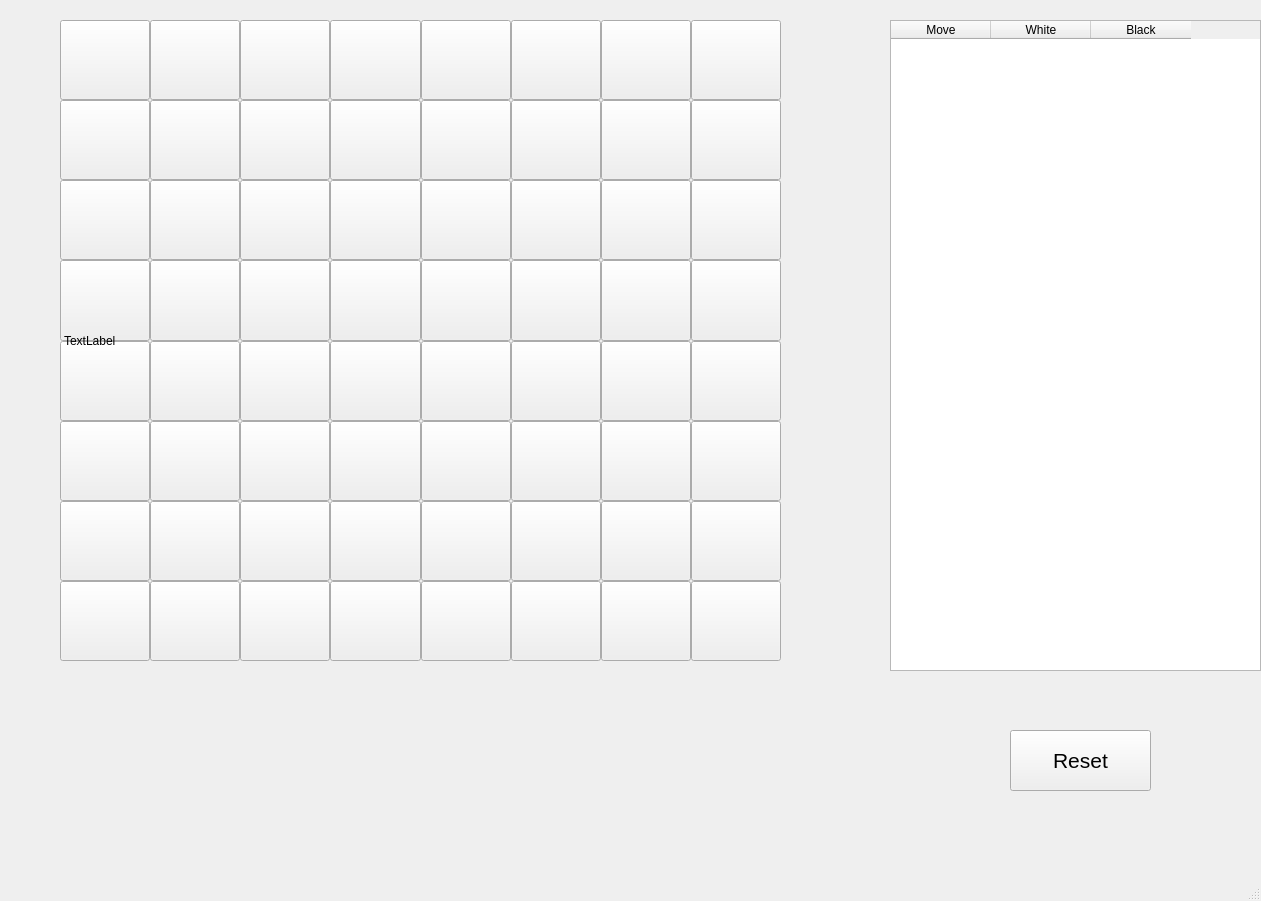
<?xml version="1.0" encoding="UTF-8"?>
<ui version="4.0">
 <class>MainWindow</class>
 <widget class="QMainWindow" name="MainWindow">
  <property name="geometry">
   <rect>
    <x>0</x>
    <y>0</y>
    <width>1261</width>
    <height>901</height>
   </rect>
  </property>
  <property name="windowTitle">
   <string>Chess</string>
  </property>
  <widget class="QWidget" name="centralwidget">
   <widget class="QWidget" name="gridLayoutWidget">
    <property name="geometry">
     <rect>
      <x>60</x>
      <y>20</y>
      <width>721</width>
      <height>641</height>
     </rect>
    </property>
    <layout class="QGridLayout" name="gridLayout">
     <property name="spacing">
      <number>0</number>
     </property>
     <item row="1" column="3">
      <widget class="QPushButton" name="pushButton_31">
       <property name="sizePolicy">
        <sizepolicy hsizetype="Minimum" vsizetype="Minimum">
         <horstretch>0</horstretch>
         <verstretch>0</verstretch>
        </sizepolicy>
       </property>
       <property name="minimumSize">
        <size>
         <width>50</width>
         <height>50</height>
        </size>
       </property>
       <property name="maximumSize">
        <size>
         <width>100</width>
         <height>100</height>
        </size>
       </property>
       <property name="text">
        <string/>
       </property>
      </widget>
     </item>
     <item row="6" column="7">
      <widget class="QPushButton" name="pushButton_58">
       <property name="sizePolicy">
        <sizepolicy hsizetype="Minimum" vsizetype="Minimum">
         <horstretch>0</horstretch>
         <verstretch>0</verstretch>
        </sizepolicy>
       </property>
       <property name="minimumSize">
        <size>
         <width>50</width>
         <height>50</height>
        </size>
       </property>
       <property name="maximumSize">
        <size>
         <width>100</width>
         <height>100</height>
        </size>
       </property>
       <property name="text">
        <string/>
       </property>
      </widget>
     </item>
     <item row="0" column="3">
      <widget class="QPushButton" name="pushButton_32">
       <property name="sizePolicy">
        <sizepolicy hsizetype="Minimum" vsizetype="Minimum">
         <horstretch>0</horstretch>
         <verstretch>0</verstretch>
        </sizepolicy>
       </property>
       <property name="minimumSize">
        <size>
         <width>50</width>
         <height>50</height>
        </size>
       </property>
       <property name="maximumSize">
        <size>
         <width>100</width>
         <height>100</height>
        </size>
       </property>
       <property name="text">
        <string/>
       </property>
      </widget>
     </item>
     <item row="4" column="4">
      <widget class="QPushButton" name="pushButton_36">
       <property name="sizePolicy">
        <sizepolicy hsizetype="Minimum" vsizetype="Minimum">
         <horstretch>0</horstretch>
         <verstretch>0</verstretch>
        </sizepolicy>
       </property>
       <property name="minimumSize">
        <size>
         <width>50</width>
         <height>50</height>
        </size>
       </property>
       <property name="maximumSize">
        <size>
         <width>100</width>
         <height>100</height>
        </size>
       </property>
       <property name="text">
        <string/>
       </property>
      </widget>
     </item>
     <item row="0" column="5">
      <widget class="QPushButton" name="pushButton_48">
       <property name="sizePolicy">
        <sizepolicy hsizetype="Minimum" vsizetype="Minimum">
         <horstretch>0</horstretch>
         <verstretch>0</verstretch>
        </sizepolicy>
       </property>
       <property name="minimumSize">
        <size>
         <width>50</width>
         <height>50</height>
        </size>
       </property>
       <property name="maximumSize">
        <size>
         <width>100</width>
         <height>100</height>
        </size>
       </property>
       <property name="text">
        <string/>
       </property>
      </widget>
     </item>
     <item row="6" column="3">
      <widget class="QPushButton" name="pushButton_26">
       <property name="sizePolicy">
        <sizepolicy hsizetype="Minimum" vsizetype="Minimum">
         <horstretch>0</horstretch>
         <verstretch>0</verstretch>
        </sizepolicy>
       </property>
       <property name="minimumSize">
        <size>
         <width>50</width>
         <height>50</height>
        </size>
       </property>
       <property name="maximumSize">
        <size>
         <width>100</width>
         <height>100</height>
        </size>
       </property>
       <property name="text">
        <string/>
       </property>
      </widget>
     </item>
     <item row="1" column="6">
      <widget class="QPushButton" name="pushButton_55">
       <property name="sizePolicy">
        <sizepolicy hsizetype="Minimum" vsizetype="Minimum">
         <horstretch>0</horstretch>
         <verstretch>0</verstretch>
        </sizepolicy>
       </property>
       <property name="minimumSize">
        <size>
         <width>50</width>
         <height>50</height>
        </size>
       </property>
       <property name="maximumSize">
        <size>
         <width>100</width>
         <height>100</height>
        </size>
       </property>
       <property name="text">
        <string/>
       </property>
      </widget>
     </item>
     <item row="2" column="3">
      <widget class="QPushButton" name="pushButton_30">
       <property name="sizePolicy">
        <sizepolicy hsizetype="Minimum" vsizetype="Minimum">
         <horstretch>0</horstretch>
         <verstretch>0</verstretch>
        </sizepolicy>
       </property>
       <property name="minimumSize">
        <size>
         <width>50</width>
         <height>50</height>
        </size>
       </property>
       <property name="maximumSize">
        <size>
         <width>100</width>
         <height>100</height>
        </size>
       </property>
       <property name="text">
        <string/>
       </property>
      </widget>
     </item>
     <item row="7" column="7">
      <widget class="QPushButton" name="pushButton_57">
       <property name="sizePolicy">
        <sizepolicy hsizetype="Minimum" vsizetype="Minimum">
         <horstretch>0</horstretch>
         <verstretch>0</verstretch>
        </sizepolicy>
       </property>
       <property name="minimumSize">
        <size>
         <width>50</width>
         <height>50</height>
        </size>
       </property>
       <property name="maximumSize">
        <size>
         <width>100</width>
         <height>100</height>
        </size>
       </property>
       <property name="text">
        <string/>
       </property>
      </widget>
     </item>
     <item row="2" column="7">
      <widget class="QPushButton" name="pushButton_62">
       <property name="sizePolicy">
        <sizepolicy hsizetype="Minimum" vsizetype="Minimum">
         <horstretch>0</horstretch>
         <verstretch>0</verstretch>
        </sizepolicy>
       </property>
       <property name="minimumSize">
        <size>
         <width>50</width>
         <height>50</height>
        </size>
       </property>
       <property name="maximumSize">
        <size>
         <width>100</width>
         <height>100</height>
        </size>
       </property>
       <property name="text">
        <string/>
       </property>
      </widget>
     </item>
     <item row="5" column="7">
      <widget class="QPushButton" name="pushButton_59">
       <property name="sizePolicy">
        <sizepolicy hsizetype="Minimum" vsizetype="Minimum">
         <horstretch>0</horstretch>
         <verstretch>0</verstretch>
        </sizepolicy>
       </property>
       <property name="minimumSize">
        <size>
         <width>50</width>
         <height>50</height>
        </size>
       </property>
       <property name="maximumSize">
        <size>
         <width>100</width>
         <height>100</height>
        </size>
       </property>
       <property name="text">
        <string/>
       </property>
      </widget>
     </item>
     <item row="4" column="3">
      <widget class="QPushButton" name="pushButton_28">
       <property name="sizePolicy">
        <sizepolicy hsizetype="Minimum" vsizetype="Minimum">
         <horstretch>0</horstretch>
         <verstretch>0</verstretch>
        </sizepolicy>
       </property>
       <property name="minimumSize">
        <size>
         <width>50</width>
         <height>50</height>
        </size>
       </property>
       <property name="maximumSize">
        <size>
         <width>100</width>
         <height>100</height>
        </size>
       </property>
       <property name="text">
        <string/>
       </property>
      </widget>
     </item>
     <item row="2" column="5">
      <widget class="QPushButton" name="pushButton_46">
       <property name="sizePolicy">
        <sizepolicy hsizetype="Minimum" vsizetype="Minimum">
         <horstretch>0</horstretch>
         <verstretch>0</verstretch>
        </sizepolicy>
       </property>
       <property name="minimumSize">
        <size>
         <width>50</width>
         <height>50</height>
        </size>
       </property>
       <property name="maximumSize">
        <size>
         <width>100</width>
         <height>100</height>
        </size>
       </property>
       <property name="text">
        <string/>
       </property>
      </widget>
     </item>
     <item row="5" column="3">
      <widget class="QPushButton" name="pushButton_27">
       <property name="sizePolicy">
        <sizepolicy hsizetype="Minimum" vsizetype="Minimum">
         <horstretch>0</horstretch>
         <verstretch>0</verstretch>
        </sizepolicy>
       </property>
       <property name="minimumSize">
        <size>
         <width>50</width>
         <height>50</height>
        </size>
       </property>
       <property name="maximumSize">
        <size>
         <width>100</width>
         <height>100</height>
        </size>
       </property>
       <property name="text">
        <string/>
       </property>
      </widget>
     </item>
     <item row="4" column="6">
      <widget class="QPushButton" name="pushButton_52">
       <property name="sizePolicy">
        <sizepolicy hsizetype="Minimum" vsizetype="Minimum">
         <horstretch>0</horstretch>
         <verstretch>0</verstretch>
        </sizepolicy>
       </property>
       <property name="minimumSize">
        <size>
         <width>50</width>
         <height>50</height>
        </size>
       </property>
       <property name="maximumSize">
        <size>
         <width>100</width>
         <height>100</height>
        </size>
       </property>
       <property name="text">
        <string/>
       </property>
      </widget>
     </item>
     <item row="0" column="6">
      <widget class="QPushButton" name="pushButton_56">
       <property name="sizePolicy">
        <sizepolicy hsizetype="Minimum" vsizetype="Minimum">
         <horstretch>0</horstretch>
         <verstretch>0</verstretch>
        </sizepolicy>
       </property>
       <property name="minimumSize">
        <size>
         <width>50</width>
         <height>50</height>
        </size>
       </property>
       <property name="maximumSize">
        <size>
         <width>100</width>
         <height>100</height>
        </size>
       </property>
       <property name="text">
        <string/>
       </property>
      </widget>
     </item>
     <item row="7" column="0">
      <widget class="QPushButton" name="pushButton_1">
       <property name="sizePolicy">
        <sizepolicy hsizetype="Minimum" vsizetype="Minimum">
         <horstretch>0</horstretch>
         <verstretch>0</verstretch>
        </sizepolicy>
       </property>
       <property name="minimumSize">
        <size>
         <width>50</width>
         <height>50</height>
        </size>
       </property>
       <property name="maximumSize">
        <size>
         <width>100</width>
         <height>100</height>
        </size>
       </property>
       <property name="text">
        <string/>
       </property>
      </widget>
     </item>
     <item row="7" column="3">
      <widget class="QPushButton" name="pushButton_25">
       <property name="sizePolicy">
        <sizepolicy hsizetype="Minimum" vsizetype="Minimum">
         <horstretch>0</horstretch>
         <verstretch>0</verstretch>
        </sizepolicy>
       </property>
       <property name="minimumSize">
        <size>
         <width>50</width>
         <height>50</height>
        </size>
       </property>
       <property name="maximumSize">
        <size>
         <width>100</width>
         <height>100</height>
        </size>
       </property>
       <property name="text">
        <string/>
       </property>
      </widget>
     </item>
     <item row="5" column="4">
      <widget class="QPushButton" name="pushButton_35">
       <property name="sizePolicy">
        <sizepolicy hsizetype="Minimum" vsizetype="Minimum">
         <horstretch>0</horstretch>
         <verstretch>0</verstretch>
        </sizepolicy>
       </property>
       <property name="minimumSize">
        <size>
         <width>50</width>
         <height>50</height>
        </size>
       </property>
       <property name="maximumSize">
        <size>
         <width>100</width>
         <height>100</height>
        </size>
       </property>
       <property name="text">
        <string/>
       </property>
      </widget>
     </item>
     <item row="4" column="0">
      <widget class="QPushButton" name="pushButton_4">
       <property name="sizePolicy">
        <sizepolicy hsizetype="Minimum" vsizetype="Minimum">
         <horstretch>0</horstretch>
         <verstretch>0</verstretch>
        </sizepolicy>
       </property>
       <property name="minimumSize">
        <size>
         <width>50</width>
         <height>50</height>
        </size>
       </property>
       <property name="maximumSize">
        <size>
         <width>100</width>
         <height>100</height>
        </size>
       </property>
       <property name="text">
        <string/>
       </property>
      </widget>
     </item>
     <item row="6" column="2">
      <widget class="QPushButton" name="pushButton_18">
       <property name="sizePolicy">
        <sizepolicy hsizetype="Minimum" vsizetype="Minimum">
         <horstretch>0</horstretch>
         <verstretch>0</verstretch>
        </sizepolicy>
       </property>
       <property name="minimumSize">
        <size>
         <width>50</width>
         <height>50</height>
        </size>
       </property>
       <property name="maximumSize">
        <size>
         <width>100</width>
         <height>100</height>
        </size>
       </property>
       <property name="text">
        <string/>
       </property>
      </widget>
     </item>
     <item row="7" column="5">
      <widget class="QPushButton" name="pushButton_41">
       <property name="sizePolicy">
        <sizepolicy hsizetype="Minimum" vsizetype="Minimum">
         <horstretch>0</horstretch>
         <verstretch>0</verstretch>
        </sizepolicy>
       </property>
       <property name="minimumSize">
        <size>
         <width>50</width>
         <height>50</height>
        </size>
       </property>
       <property name="maximumSize">
        <size>
         <width>100</width>
         <height>100</height>
        </size>
       </property>
       <property name="text">
        <string/>
       </property>
      </widget>
     </item>
     <item row="3" column="4">
      <widget class="QPushButton" name="pushButton_37">
       <property name="sizePolicy">
        <sizepolicy hsizetype="Minimum" vsizetype="Minimum">
         <horstretch>0</horstretch>
         <verstretch>0</verstretch>
        </sizepolicy>
       </property>
       <property name="minimumSize">
        <size>
         <width>50</width>
         <height>50</height>
        </size>
       </property>
       <property name="maximumSize">
        <size>
         <width>100</width>
         <height>100</height>
        </size>
       </property>
       <property name="text">
        <string/>
       </property>
      </widget>
     </item>
     <item row="2" column="6">
      <widget class="QPushButton" name="pushButton_54">
       <property name="sizePolicy">
        <sizepolicy hsizetype="Minimum" vsizetype="Minimum">
         <horstretch>0</horstretch>
         <verstretch>0</verstretch>
        </sizepolicy>
       </property>
       <property name="minimumSize">
        <size>
         <width>50</width>
         <height>50</height>
        </size>
       </property>
       <property name="maximumSize">
        <size>
         <width>100</width>
         <height>100</height>
        </size>
       </property>
       <property name="text">
        <string/>
       </property>
      </widget>
     </item>
     <item row="0" column="2">
      <widget class="QPushButton" name="pushButton_24">
       <property name="sizePolicy">
        <sizepolicy hsizetype="Minimum" vsizetype="Minimum">
         <horstretch>0</horstretch>
         <verstretch>0</verstretch>
        </sizepolicy>
       </property>
       <property name="minimumSize">
        <size>
         <width>50</width>
         <height>50</height>
        </size>
       </property>
       <property name="maximumSize">
        <size>
         <width>100</width>
         <height>100</height>
        </size>
       </property>
       <property name="text">
        <string/>
       </property>
      </widget>
     </item>
     <item row="1" column="2">
      <widget class="QPushButton" name="pushButton_23">
       <property name="sizePolicy">
        <sizepolicy hsizetype="Minimum" vsizetype="Minimum">
         <horstretch>0</horstretch>
         <verstretch>0</verstretch>
        </sizepolicy>
       </property>
       <property name="minimumSize">
        <size>
         <width>50</width>
         <height>50</height>
        </size>
       </property>
       <property name="maximumSize">
        <size>
         <width>100</width>
         <height>100</height>
        </size>
       </property>
       <property name="text">
        <string/>
       </property>
      </widget>
     </item>
     <item row="3" column="6">
      <widget class="QPushButton" name="pushButton_53">
       <property name="sizePolicy">
        <sizepolicy hsizetype="Minimum" vsizetype="Minimum">
         <horstretch>0</horstretch>
         <verstretch>0</verstretch>
        </sizepolicy>
       </property>
       <property name="minimumSize">
        <size>
         <width>50</width>
         <height>50</height>
        </size>
       </property>
       <property name="maximumSize">
        <size>
         <width>100</width>
         <height>100</height>
        </size>
       </property>
       <property name="text">
        <string/>
       </property>
      </widget>
     </item>
     <item row="5" column="6">
      <widget class="QPushButton" name="pushButton_51">
       <property name="sizePolicy">
        <sizepolicy hsizetype="Minimum" vsizetype="Minimum">
         <horstretch>0</horstretch>
         <verstretch>0</verstretch>
        </sizepolicy>
       </property>
       <property name="minimumSize">
        <size>
         <width>50</width>
         <height>50</height>
        </size>
       </property>
       <property name="maximumSize">
        <size>
         <width>100</width>
         <height>100</height>
        </size>
       </property>
       <property name="text">
        <string/>
       </property>
      </widget>
     </item>
     <item row="6" column="6">
      <widget class="QPushButton" name="pushButton_50">
       <property name="sizePolicy">
        <sizepolicy hsizetype="Minimum" vsizetype="Minimum">
         <horstretch>0</horstretch>
         <verstretch>0</verstretch>
        </sizepolicy>
       </property>
       <property name="minimumSize">
        <size>
         <width>50</width>
         <height>50</height>
        </size>
       </property>
       <property name="maximumSize">
        <size>
         <width>100</width>
         <height>100</height>
        </size>
       </property>
       <property name="text">
        <string/>
       </property>
      </widget>
     </item>
     <item row="4" column="2">
      <widget class="QPushButton" name="pushButton_20">
       <property name="sizePolicy">
        <sizepolicy hsizetype="Minimum" vsizetype="Minimum">
         <horstretch>0</horstretch>
         <verstretch>0</verstretch>
        </sizepolicy>
       </property>
       <property name="minimumSize">
        <size>
         <width>50</width>
         <height>50</height>
        </size>
       </property>
       <property name="maximumSize">
        <size>
         <width>100</width>
         <height>100</height>
        </size>
       </property>
       <property name="text">
        <string/>
       </property>
      </widget>
     </item>
     <item row="5" column="5">
      <widget class="QPushButton" name="pushButton_43">
       <property name="sizePolicy">
        <sizepolicy hsizetype="Minimum" vsizetype="Minimum">
         <horstretch>0</horstretch>
         <verstretch>0</verstretch>
        </sizepolicy>
       </property>
       <property name="minimumSize">
        <size>
         <width>50</width>
         <height>50</height>
        </size>
       </property>
       <property name="maximumSize">
        <size>
         <width>100</width>
         <height>100</height>
        </size>
       </property>
       <property name="text">
        <string/>
       </property>
      </widget>
     </item>
     <item row="7" column="4">
      <widget class="QPushButton" name="pushButton_33">
       <property name="sizePolicy">
        <sizepolicy hsizetype="Minimum" vsizetype="Minimum">
         <horstretch>0</horstretch>
         <verstretch>0</verstretch>
        </sizepolicy>
       </property>
       <property name="minimumSize">
        <size>
         <width>50</width>
         <height>50</height>
        </size>
       </property>
       <property name="maximumSize">
        <size>
         <width>100</width>
         <height>100</height>
        </size>
       </property>
       <property name="text">
        <string/>
       </property>
      </widget>
     </item>
     <item row="1" column="5">
      <widget class="QPushButton" name="pushButton_47">
       <property name="sizePolicy">
        <sizepolicy hsizetype="Minimum" vsizetype="Minimum">
         <horstretch>0</horstretch>
         <verstretch>0</verstretch>
        </sizepolicy>
       </property>
       <property name="minimumSize">
        <size>
         <width>50</width>
         <height>50</height>
        </size>
       </property>
       <property name="maximumSize">
        <size>
         <width>100</width>
         <height>100</height>
        </size>
       </property>
       <property name="text">
        <string/>
       </property>
      </widget>
     </item>
     <item row="7" column="6">
      <widget class="QPushButton" name="pushButton_49">
       <property name="sizePolicy">
        <sizepolicy hsizetype="Minimum" vsizetype="Minimum">
         <horstretch>0</horstretch>
         <verstretch>0</verstretch>
        </sizepolicy>
       </property>
       <property name="minimumSize">
        <size>
         <width>50</width>
         <height>50</height>
        </size>
       </property>
       <property name="maximumSize">
        <size>
         <width>100</width>
         <height>100</height>
        </size>
       </property>
       <property name="text">
        <string/>
       </property>
      </widget>
     </item>
     <item row="1" column="1">
      <widget class="QPushButton" name="pushButton_15">
       <property name="sizePolicy">
        <sizepolicy hsizetype="Minimum" vsizetype="Minimum">
         <horstretch>0</horstretch>
         <verstretch>0</verstretch>
        </sizepolicy>
       </property>
       <property name="minimumSize">
        <size>
         <width>50</width>
         <height>50</height>
        </size>
       </property>
       <property name="maximumSize">
        <size>
         <width>100</width>
         <height>100</height>
        </size>
       </property>
       <property name="text">
        <string/>
       </property>
      </widget>
     </item>
     <item row="4" column="5">
      <widget class="QPushButton" name="pushButton_44">
       <property name="sizePolicy">
        <sizepolicy hsizetype="Minimum" vsizetype="Minimum">
         <horstretch>0</horstretch>
         <verstretch>0</verstretch>
        </sizepolicy>
       </property>
       <property name="minimumSize">
        <size>
         <width>50</width>
         <height>50</height>
        </size>
       </property>
       <property name="maximumSize">
        <size>
         <width>100</width>
         <height>100</height>
        </size>
       </property>
       <property name="text">
        <string/>
       </property>
      </widget>
     </item>
     <item row="0" column="4">
      <widget class="QPushButton" name="pushButton_40">
       <property name="sizePolicy">
        <sizepolicy hsizetype="Minimum" vsizetype="Minimum">
         <horstretch>0</horstretch>
         <verstretch>0</verstretch>
        </sizepolicy>
       </property>
       <property name="minimumSize">
        <size>
         <width>50</width>
         <height>50</height>
        </size>
       </property>
       <property name="maximumSize">
        <size>
         <width>100</width>
         <height>100</height>
        </size>
       </property>
       <property name="text">
        <string/>
       </property>
      </widget>
     </item>
     <item row="3" column="5">
      <widget class="QPushButton" name="pushButton_45">
       <property name="sizePolicy">
        <sizepolicy hsizetype="Minimum" vsizetype="Minimum">
         <horstretch>0</horstretch>
         <verstretch>0</verstretch>
        </sizepolicy>
       </property>
       <property name="minimumSize">
        <size>
         <width>50</width>
         <height>50</height>
        </size>
       </property>
       <property name="maximumSize">
        <size>
         <width>100</width>
         <height>100</height>
        </size>
       </property>
       <property name="text">
        <string/>
       </property>
      </widget>
     </item>
     <item row="7" column="2">
      <widget class="QPushButton" name="pushButton_17">
       <property name="sizePolicy">
        <sizepolicy hsizetype="Minimum" vsizetype="Minimum">
         <horstretch>0</horstretch>
         <verstretch>0</verstretch>
        </sizepolicy>
       </property>
       <property name="minimumSize">
        <size>
         <width>50</width>
         <height>50</height>
        </size>
       </property>
       <property name="maximumSize">
        <size>
         <width>100</width>
         <height>100</height>
        </size>
       </property>
       <property name="text">
        <string/>
       </property>
      </widget>
     </item>
     <item row="6" column="4">
      <widget class="QPushButton" name="pushButton_34">
       <property name="sizePolicy">
        <sizepolicy hsizetype="Minimum" vsizetype="Minimum">
         <horstretch>0</horstretch>
         <verstretch>0</verstretch>
        </sizepolicy>
       </property>
       <property name="minimumSize">
        <size>
         <width>50</width>
         <height>50</height>
        </size>
       </property>
       <property name="maximumSize">
        <size>
         <width>100</width>
         <height>100</height>
        </size>
       </property>
       <property name="text">
        <string/>
       </property>
      </widget>
     </item>
     <item row="3" column="7">
      <widget class="QPushButton" name="pushButton_61">
       <property name="sizePolicy">
        <sizepolicy hsizetype="Minimum" vsizetype="Minimum">
         <horstretch>0</horstretch>
         <verstretch>0</verstretch>
        </sizepolicy>
       </property>
       <property name="minimumSize">
        <size>
         <width>50</width>
         <height>50</height>
        </size>
       </property>
       <property name="maximumSize">
        <size>
         <width>100</width>
         <height>100</height>
        </size>
       </property>
       <property name="text">
        <string/>
       </property>
      </widget>
     </item>
     <item row="0" column="1">
      <widget class="QPushButton" name="pushButton_16">
       <property name="sizePolicy">
        <sizepolicy hsizetype="Minimum" vsizetype="Minimum">
         <horstretch>0</horstretch>
         <verstretch>0</verstretch>
        </sizepolicy>
       </property>
       <property name="minimumSize">
        <size>
         <width>50</width>
         <height>50</height>
        </size>
       </property>
       <property name="maximumSize">
        <size>
         <width>100</width>
         <height>100</height>
        </size>
       </property>
       <property name="text">
        <string/>
       </property>
      </widget>
     </item>
     <item row="3" column="0">
      <widget class="QPushButton" name="pushButton_5">
       <property name="sizePolicy">
        <sizepolicy hsizetype="Minimum" vsizetype="Minimum">
         <horstretch>0</horstretch>
         <verstretch>0</verstretch>
        </sizepolicy>
       </property>
       <property name="minimumSize">
        <size>
         <width>50</width>
         <height>50</height>
        </size>
       </property>
       <property name="maximumSize">
        <size>
         <width>100</width>
         <height>100</height>
        </size>
       </property>
       <property name="text">
        <string/>
       </property>
      </widget>
     </item>
     <item row="6" column="5">
      <widget class="QPushButton" name="pushButton_42">
       <property name="sizePolicy">
        <sizepolicy hsizetype="Minimum" vsizetype="Minimum">
         <horstretch>0</horstretch>
         <verstretch>0</verstretch>
        </sizepolicy>
       </property>
       <property name="minimumSize">
        <size>
         <width>50</width>
         <height>50</height>
        </size>
       </property>
       <property name="maximumSize">
        <size>
         <width>100</width>
         <height>100</height>
        </size>
       </property>
       <property name="text">
        <string/>
       </property>
      </widget>
     </item>
     <item row="3" column="2">
      <widget class="QPushButton" name="pushButton_21">
       <property name="sizePolicy">
        <sizepolicy hsizetype="Minimum" vsizetype="Minimum">
         <horstretch>0</horstretch>
         <verstretch>0</verstretch>
        </sizepolicy>
       </property>
       <property name="minimumSize">
        <size>
         <width>50</width>
         <height>50</height>
        </size>
       </property>
       <property name="maximumSize">
        <size>
         <width>100</width>
         <height>100</height>
        </size>
       </property>
       <property name="text">
        <string/>
       </property>
      </widget>
     </item>
     <item row="1" column="7">
      <widget class="QPushButton" name="pushButton_63">
       <property name="sizePolicy">
        <sizepolicy hsizetype="Minimum" vsizetype="Minimum">
         <horstretch>0</horstretch>
         <verstretch>0</verstretch>
        </sizepolicy>
       </property>
       <property name="minimumSize">
        <size>
         <width>50</width>
         <height>50</height>
        </size>
       </property>
       <property name="maximumSize">
        <size>
         <width>100</width>
         <height>100</height>
        </size>
       </property>
       <property name="text">
        <string/>
       </property>
      </widget>
     </item>
     <item row="7" column="1">
      <widget class="QPushButton" name="pushButton_9">
       <property name="sizePolicy">
        <sizepolicy hsizetype="Minimum" vsizetype="Minimum">
         <horstretch>0</horstretch>
         <verstretch>0</verstretch>
        </sizepolicy>
       </property>
       <property name="minimumSize">
        <size>
         <width>50</width>
         <height>50</height>
        </size>
       </property>
       <property name="maximumSize">
        <size>
         <width>100</width>
         <height>100</height>
        </size>
       </property>
       <property name="text">
        <string/>
       </property>
      </widget>
     </item>
     <item row="2" column="4">
      <widget class="QPushButton" name="pushButton_38">
       <property name="sizePolicy">
        <sizepolicy hsizetype="Minimum" vsizetype="Minimum">
         <horstretch>0</horstretch>
         <verstretch>0</verstretch>
        </sizepolicy>
       </property>
       <property name="minimumSize">
        <size>
         <width>50</width>
         <height>50</height>
        </size>
       </property>
       <property name="maximumSize">
        <size>
         <width>100</width>
         <height>100</height>
        </size>
       </property>
       <property name="text">
        <string/>
       </property>
      </widget>
     </item>
     <item row="4" column="7">
      <widget class="QPushButton" name="pushButton_60">
       <property name="sizePolicy">
        <sizepolicy hsizetype="Minimum" vsizetype="Minimum">
         <horstretch>0</horstretch>
         <verstretch>0</verstretch>
        </sizepolicy>
       </property>
       <property name="minimumSize">
        <size>
         <width>50</width>
         <height>50</height>
        </size>
       </property>
       <property name="maximumSize">
        <size>
         <width>100</width>
         <height>100</height>
        </size>
       </property>
       <property name="text">
        <string/>
       </property>
      </widget>
     </item>
     <item row="2" column="0">
      <widget class="QPushButton" name="pushButton_6">
       <property name="sizePolicy">
        <sizepolicy hsizetype="Minimum" vsizetype="Minimum">
         <horstretch>0</horstretch>
         <verstretch>0</verstretch>
        </sizepolicy>
       </property>
       <property name="minimumSize">
        <size>
         <width>50</width>
         <height>50</height>
        </size>
       </property>
       <property name="maximumSize">
        <size>
         <width>100</width>
         <height>100</height>
        </size>
       </property>
       <property name="text">
        <string/>
       </property>
      </widget>
     </item>
     <item row="3" column="3">
      <widget class="QPushButton" name="pushButton_29">
       <property name="sizePolicy">
        <sizepolicy hsizetype="Minimum" vsizetype="Minimum">
         <horstretch>0</horstretch>
         <verstretch>0</verstretch>
        </sizepolicy>
       </property>
       <property name="minimumSize">
        <size>
         <width>50</width>
         <height>50</height>
        </size>
       </property>
       <property name="maximumSize">
        <size>
         <width>100</width>
         <height>100</height>
        </size>
       </property>
       <property name="text">
        <string/>
       </property>
      </widget>
     </item>
     <item row="2" column="2">
      <widget class="QPushButton" name="pushButton_22">
       <property name="sizePolicy">
        <sizepolicy hsizetype="Minimum" vsizetype="Minimum">
         <horstretch>0</horstretch>
         <verstretch>0</verstretch>
        </sizepolicy>
       </property>
       <property name="minimumSize">
        <size>
         <width>50</width>
         <height>50</height>
        </size>
       </property>
       <property name="maximumSize">
        <size>
         <width>100</width>
         <height>100</height>
        </size>
       </property>
       <property name="text">
        <string/>
       </property>
      </widget>
     </item>
     <item row="1" column="4">
      <widget class="QPushButton" name="pushButton_39">
       <property name="sizePolicy">
        <sizepolicy hsizetype="Minimum" vsizetype="Minimum">
         <horstretch>0</horstretch>
         <verstretch>0</verstretch>
        </sizepolicy>
       </property>
       <property name="minimumSize">
        <size>
         <width>50</width>
         <height>50</height>
        </size>
       </property>
       <property name="maximumSize">
        <size>
         <width>100</width>
         <height>100</height>
        </size>
       </property>
       <property name="text">
        <string/>
       </property>
      </widget>
     </item>
     <item row="3" column="1">
      <widget class="QPushButton" name="pushButton_13">
       <property name="sizePolicy">
        <sizepolicy hsizetype="Minimum" vsizetype="Minimum">
         <horstretch>0</horstretch>
         <verstretch>0</verstretch>
        </sizepolicy>
       </property>
       <property name="minimumSize">
        <size>
         <width>50</width>
         <height>50</height>
        </size>
       </property>
       <property name="maximumSize">
        <size>
         <width>100</width>
         <height>100</height>
        </size>
       </property>
       <property name="text">
        <string/>
       </property>
      </widget>
     </item>
     <item row="6" column="1">
      <widget class="QPushButton" name="pushButton_10">
       <property name="sizePolicy">
        <sizepolicy hsizetype="Minimum" vsizetype="Minimum">
         <horstretch>0</horstretch>
         <verstretch>0</verstretch>
        </sizepolicy>
       </property>
       <property name="minimumSize">
        <size>
         <width>50</width>
         <height>50</height>
        </size>
       </property>
       <property name="maximumSize">
        <size>
         <width>100</width>
         <height>100</height>
        </size>
       </property>
       <property name="text">
        <string/>
       </property>
      </widget>
     </item>
     <item row="2" column="1">
      <widget class="QPushButton" name="pushButton_14">
       <property name="sizePolicy">
        <sizepolicy hsizetype="Minimum" vsizetype="Minimum">
         <horstretch>0</horstretch>
         <verstretch>0</verstretch>
        </sizepolicy>
       </property>
       <property name="minimumSize">
        <size>
         <width>50</width>
         <height>50</height>
        </size>
       </property>
       <property name="maximumSize">
        <size>
         <width>100</width>
         <height>100</height>
        </size>
       </property>
       <property name="text">
        <string/>
       </property>
      </widget>
     </item>
     <item row="5" column="1">
      <widget class="QPushButton" name="pushButton_11">
       <property name="sizePolicy">
        <sizepolicy hsizetype="Minimum" vsizetype="Minimum">
         <horstretch>0</horstretch>
         <verstretch>0</verstretch>
        </sizepolicy>
       </property>
       <property name="minimumSize">
        <size>
         <width>50</width>
         <height>50</height>
        </size>
       </property>
       <property name="maximumSize">
        <size>
         <width>100</width>
         <height>100</height>
        </size>
       </property>
       <property name="text">
        <string/>
       </property>
      </widget>
     </item>
     <item row="4" column="1">
      <widget class="QPushButton" name="pushButton_12">
       <property name="sizePolicy">
        <sizepolicy hsizetype="Minimum" vsizetype="Minimum">
         <horstretch>0</horstretch>
         <verstretch>0</verstretch>
        </sizepolicy>
       </property>
       <property name="minimumSize">
        <size>
         <width>50</width>
         <height>50</height>
        </size>
       </property>
       <property name="maximumSize">
        <size>
         <width>100</width>
         <height>100</height>
        </size>
       </property>
       <property name="text">
        <string/>
       </property>
      </widget>
     </item>
     <item row="5" column="0">
      <widget class="QPushButton" name="pushButton_3">
       <property name="sizePolicy">
        <sizepolicy hsizetype="Minimum" vsizetype="Minimum">
         <horstretch>0</horstretch>
         <verstretch>0</verstretch>
        </sizepolicy>
       </property>
       <property name="minimumSize">
        <size>
         <width>50</width>
         <height>50</height>
        </size>
       </property>
       <property name="maximumSize">
        <size>
         <width>100</width>
         <height>100</height>
        </size>
       </property>
       <property name="text">
        <string/>
       </property>
      </widget>
     </item>
     <item row="5" column="2">
      <widget class="QPushButton" name="pushButton_19">
       <property name="sizePolicy">
        <sizepolicy hsizetype="Minimum" vsizetype="Minimum">
         <horstretch>0</horstretch>
         <verstretch>0</verstretch>
        </sizepolicy>
       </property>
       <property name="minimumSize">
        <size>
         <width>50</width>
         <height>50</height>
        </size>
       </property>
       <property name="maximumSize">
        <size>
         <width>100</width>
         <height>100</height>
        </size>
       </property>
       <property name="text">
        <string/>
       </property>
      </widget>
     </item>
     <item row="6" column="0">
      <widget class="QPushButton" name="pushButton_2">
       <property name="sizePolicy">
        <sizepolicy hsizetype="Minimum" vsizetype="Minimum">
         <horstretch>0</horstretch>
         <verstretch>0</verstretch>
        </sizepolicy>
       </property>
       <property name="minimumSize">
        <size>
         <width>50</width>
         <height>50</height>
        </size>
       </property>
       <property name="maximumSize">
        <size>
         <width>100</width>
         <height>100</height>
        </size>
       </property>
       <property name="text">
        <string/>
       </property>
      </widget>
     </item>
     <item row="0" column="0">
      <widget class="QPushButton" name="pushButton_8">
       <property name="sizePolicy">
        <sizepolicy hsizetype="Minimum" vsizetype="Minimum">
         <horstretch>0</horstretch>
         <verstretch>0</verstretch>
        </sizepolicy>
       </property>
       <property name="minimumSize">
        <size>
         <width>50</width>
         <height>50</height>
        </size>
       </property>
       <property name="maximumSize">
        <size>
         <width>100</width>
         <height>100</height>
        </size>
       </property>
       <property name="text">
        <string/>
       </property>
      </widget>
     </item>
     <item row="0" column="7">
      <widget class="QPushButton" name="pushButton_64">
       <property name="sizePolicy">
        <sizepolicy hsizetype="Minimum" vsizetype="Minimum">
         <horstretch>0</horstretch>
         <verstretch>0</verstretch>
        </sizepolicy>
       </property>
       <property name="minimumSize">
        <size>
         <width>50</width>
         <height>50</height>
        </size>
       </property>
       <property name="maximumSize">
        <size>
         <width>100</width>
         <height>100</height>
        </size>
       </property>
       <property name="text">
        <string/>
       </property>
      </widget>
     </item>
     <item row="1" column="0">
      <widget class="QPushButton" name="pushButton_7">
       <property name="sizePolicy">
        <sizepolicy hsizetype="Minimum" vsizetype="Minimum">
         <horstretch>0</horstretch>
         <verstretch>0</verstretch>
        </sizepolicy>
       </property>
       <property name="minimumSize">
        <size>
         <width>50</width>
         <height>50</height>
        </size>
       </property>
       <property name="maximumSize">
        <size>
         <width>100</width>
         <height>100</height>
        </size>
       </property>
       <property name="text">
        <string/>
       </property>
      </widget>
     </item>
    </layout>
   </widget>
   <widget class="QPushButton" name="resetButton">
    <property name="geometry">
     <rect>
      <x>1010</x>
      <y>730</y>
      <width>141</width>
      <height>61</height>
     </rect>
    </property>
    <property name="font">
     <font>
      <pointsize>16</pointsize>
     </font>
    </property>
    <property name="text">
     <string>Reset</string>
    </property>
   </widget>
   <widget class="QTableWidget" name="tableWidget">
    <property name="geometry">
     <rect>
      <x>890</x>
      <y>20</y>
      <width>371</width>
      <height>651</height>
     </rect>
    </property>
    <column>
     <property name="text">
      <string>Move</string>
     </property>
    </column>
    <column>
     <property name="text">
      <string>White</string>
     </property>
    </column>
    <column>
     <property name="text">
      <string>Black</string>
     </property>
    </column>
   </widget>
   <widget class="QLabel" name="label">
    <property name="geometry">
     <rect>
      <x>64</x>
      <y>25</y>
      <width>711</width>
      <height>631</height>
     </rect>
    </property>
    <property name="text">
     <string>TextLabel</string>
    </property>
   </widget>
  </widget>
  <widget class="QMenuBar" name="menubar">
   <property name="geometry">
    <rect>
     <x>0</x>
     <y>0</y>
     <width>1261</width>
     <height>26</height>
    </rect>
   </property>
  </widget>
  <widget class="QStatusBar" name="statusbar"/>
 </widget>
 <resources/>
 <connections/>
</ui>
